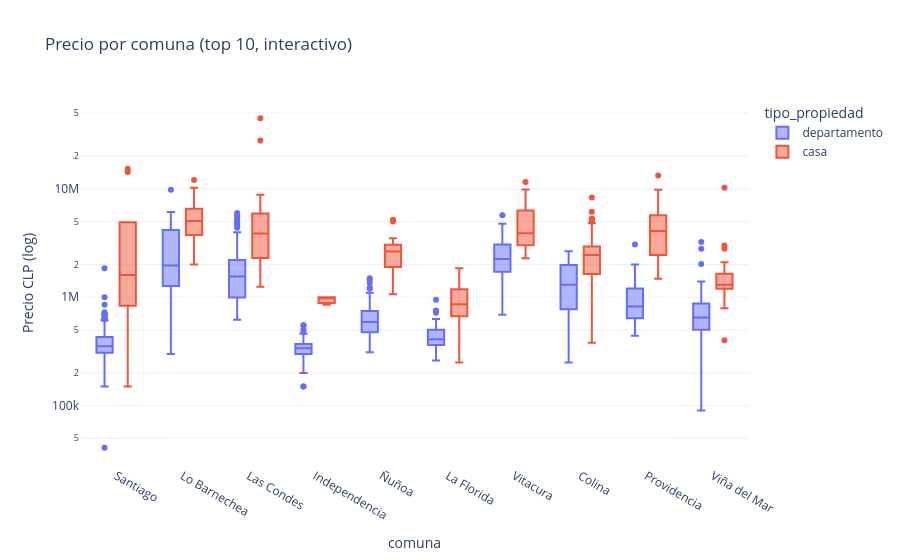

The code cell stored with this chart in its notebook:
### Code cell
fig = px.box(
    con_precio[con_precio['comuna'].isin(top_comunas.index)],
    x='comuna', y='precio_clp_normalizado', color='tipo_propiedad',
    log_y=True, title='Precio por comuna (top 10, interactivo)'
)
fig.update_layout(
    template='plotly_white',
    xaxis_title='comuna', yaxis_title='Precio CLP (log)'
)
fig.show()

### Figure 1 — Plotly figure (JSON) as saved in the notebook; plotly's stock layout.template omitted (floating-point values rounded to 4 significant figures; data arrays with more than 128 entries replaced by an {"elided": "..."} marker saying what was removed)
{"data": [{"alignmentgroup": "True", "hovertemplate": "tipo_propiedad=departamento<br>comuna=%{x}<br>precio_clp_normalizado=%{y}<extra></extra>", "legendgroup": "departamento", "marker": {"color": "#636efa"}, "name": "departamento", "notched": false, "offsetgroup": "departamento", "orientation": "v", "showlegend": true, "type": "box", "x": {"elided": "1234 str values"}, "x0": " ", "xaxis": "x", "y": {"elided": "1234 float values"}, "y0": " ", "yaxis": "y"}, {"alignmentgroup": "True", "hovertemplate": "tipo_propiedad=casa<br>comuna=%{x}<br>precio_clp_normalizado=%{y}<extra></extra>", "legendgroup": "casa", "marker": {"color": "#EF553B"}, "name": "casa", "notched": false, "offsetgroup": "casa", "orientation": "v", "showlegend": true, "type": "box", "x": {"elided": "404 str values"}, "x0": " ", "xaxis": "x", "y": {"elided": "404 float values"}, "y0": " ", "yaxis": "y"}], "layout": {"boxmode": "group", "legend": {"title": {"text": "tipo_propiedad"}, "tracegroupgap": 0}, "title": {"text": "Precio por comuna (top 10, interactivo)"}, "xaxis": {"anchor": "y", "domain": [0, 1], "title": {"text": "comuna"}}, "yaxis": {"anchor": "x", "domain": [0, 1], "title": {"text": "Precio CLP (log)"}, "type": "log"}}}
